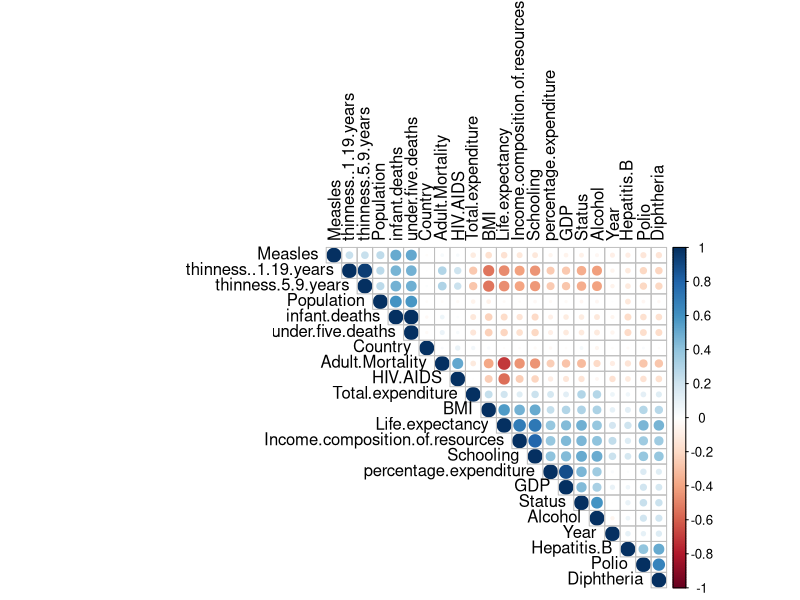

This chart was generated by the following R code: (Note: this script raises an error after producing the figure.)
## ---- chunk 1
knitr::opts_chunk$set(echo = TRUE)
## ---- chunk 2
#install.packages("corrplot")
#install.packages("lemon")
#install.packages('e1071')
#install.packages('caTools')
#install.packages('dplyr')
#install.packages('ggplot2')
## ---- chunk 3
dataset = read.csv('Life_Expectancy_Data.csv')
dataset <- as.data.frame(dataset)
chart_dataset <- dataset

knitr::kable(head(dataset,1), format="markdown")
## ---- chunk 4
print(nrow(dataset))
print(ncol(dataset))
## ---- chunk 5
encode_ordinal <- function(x, order = unique(x)) {
  x <- as.numeric(factor(x, levels = order, exclude = NULL))
  x
}

dataset[["Country"]] <- encode_ordinal(dataset[["Country"]])
dataset[["Status"]] <- encode_ordinal(dataset[["Status"]])

for(i in 1:ncol(dataset)){
  dataset[is.na(dataset[,i]), i] <- mean(dataset[,i], na.rm = TRUE)
}
## ---- chunk 6
set.seed(123)
split = caTools::sample.split(dataset$Life.expectancy, SplitRatio = 3/4)
training_set = subset(dataset, split == TRUE)
test_set = subset(dataset, split == FALSE)
## ---- chunk 7
summary(training_set)
## ---- chunk 8
corr_matrix <- cor(training_set)
corrplot::corrplot(corr_matrix, type = "upper", order = "hclust", 
         tl.col = "black", tl.srt = 90)
## ---- chunk 9
sliderInput("year", "Choose year:", min = 2000, max = 2015, value = 2008)

selectInput(
      "countries",
      "Select Countries", 
      choices = unique(chart_dataset$Country),
      multiple = TRUE
      )

mydata <- reactive({
  library(dplyr)
  dplyr::filter(chart_dataset, Year == input$year, Country %in% input$countries)
})

renderPlot({

  # draw the histogram with the specified number of bins
  ggplot2::ggplot(data = mydata(), ggplot2::aes(x = Country, y = Life.expectancy)) +
    ggplot2::geom_bar(stat='identity') +
    ggplot2::geom_text(ggplot2::aes(label=Country))+

    ggplot2::ggtitle('Truth or Bluff (Random Forest Regression)') +
    ggplot2::xlab('Level') +
    ggplot2::ylab('Salary')
})

## ---- chunk 10
training_set[,-4] = scale(training_set[-4])
test_set[,-4] = scale(test_set[-4])


regressor = e1071::svm(formula = Life.expectancy ~.,
                data = training_set,
                type = 'eps-regression')

y_pred = predict(regressor, test_set[-4])
## ---- chunk 11
Metrics::rmse(test_set[4], y_pred)
